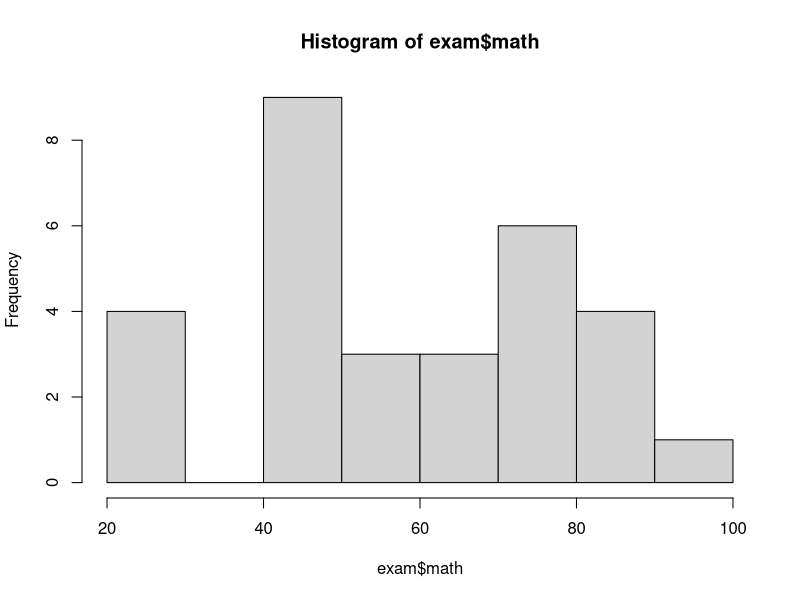
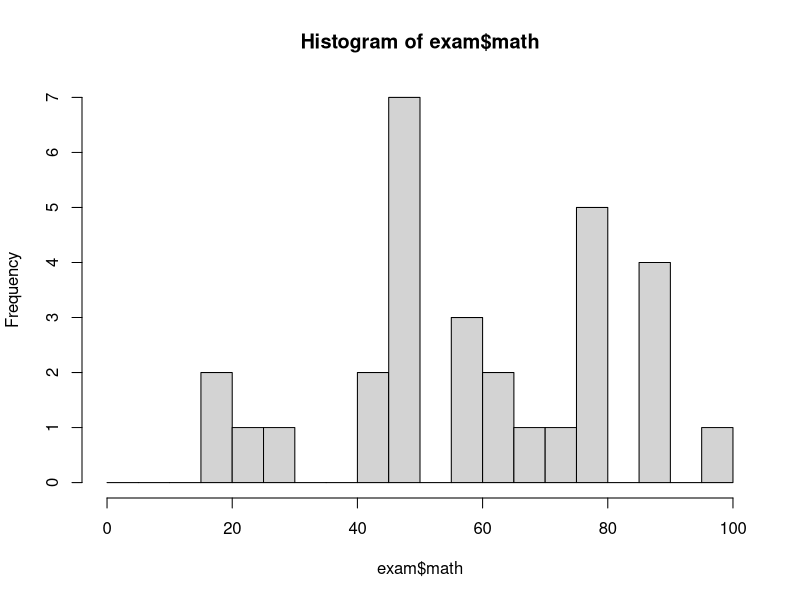
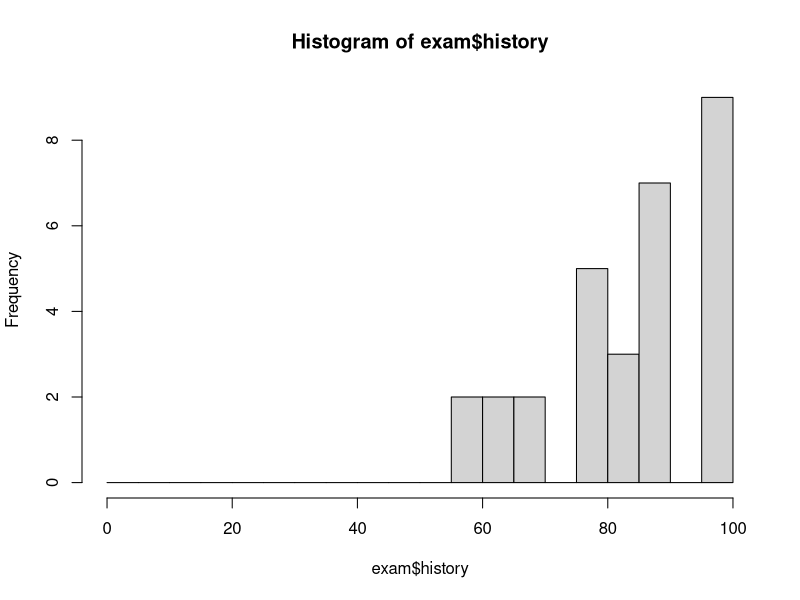
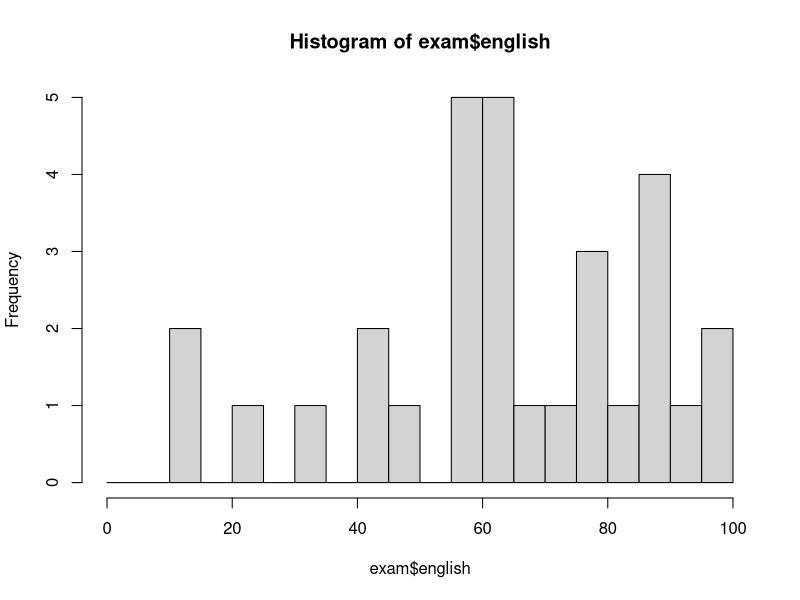
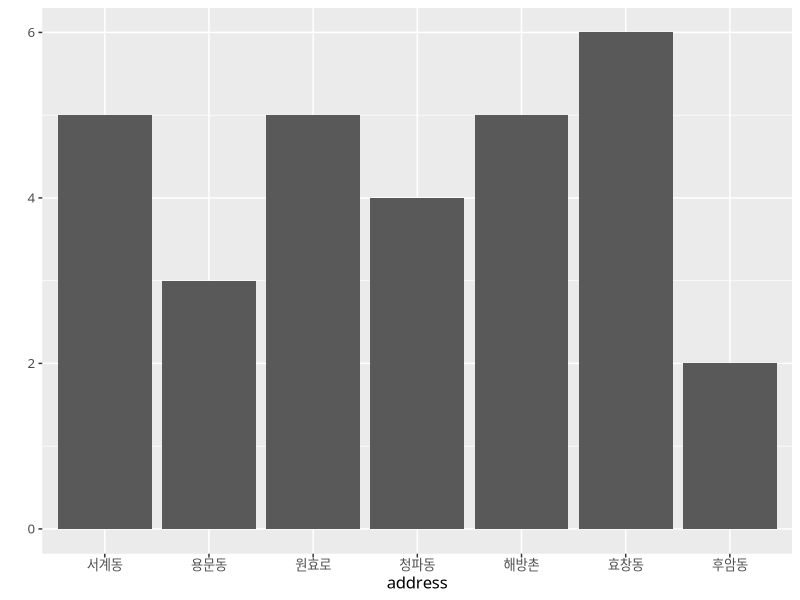
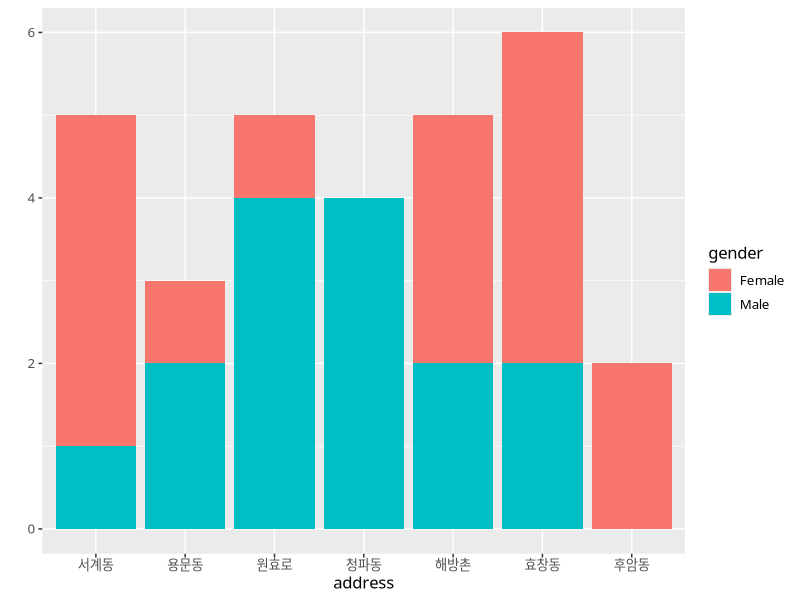
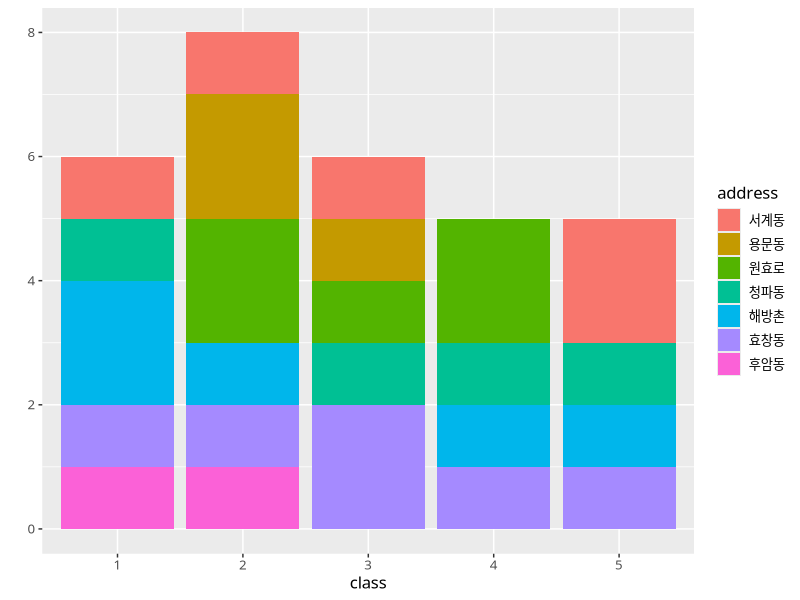

Generate these figures, in order, with R:
exam<-read.csv("./school/data/exam.csv",fileEncoding ="euc-kr",stringsAsFactors = F)

#데이터 파악용 함수
head(exam)
tail(exam)

head(exam,10)
tail(exam,8)

#특정 변수를 지정해서 해당 변수의 데이터 파악하기
head(exam$gender,7)

View(exam)

#특정 변수(열 제거)
exam$id<-NULL

#행과 열 확인
dim(exam)

#데이터 구조 확인 가능
str(exam)

#척도 변경(변수 타입 변경) : 여기서는 전부 범주형(factor) 척도로 변경
exam$address <- as.factor(exam$address) #6,4,5,1...: 레벨별 부여되는 숫자
exam$gender <- as.factor(exam$gender)
exam$class <- as.factor(exam$class)

summary(exam)

#개별 기술통계량 함수 사용하기
mean(exam$math)

#유효숫자 지정(소수점 자리 지정)
round(mean(exam$math), digits = 2)

#분산, 표준편차 구하기
var(exam$math)
sd(exam$math)

var(exam$history)
sd(exam$history)


#히스토그램 그리기
hist(exam$math)
hist(exam$math, breaks = seq(0,100,by=5))
hist(exam$history, breaks = seq(0,100,by=5))
hist(exam$english, breaks = seq(0,100,by=5))

#테이블과 qplot을 사용한 빈도수 파악하기
table(exam$address)
table(exam$class)
table(exam$gender)

#변수 2개에 따른 빈도수 확인하기
table(exam$address, exam$gender)
table(exam$class, exam$address) #반(앞 변수) 별 주소(뒷 변수)

#qplot 패키지 설치
install.packages("ggplot2")
library(ggplot2)

#막대 그래프 형태로 표현
qplot(data=exam,address)+theme(text=element_text(size = 12,family = "NanumGothic"))
qplot(data=exam,address,fill=gender)+theme(text=element_text(size = 12,family = "NanumGothic"))
qplot(data=exam,class,fill=address)+theme(text=element_text(size = 12,family = "NanumGothic"))


